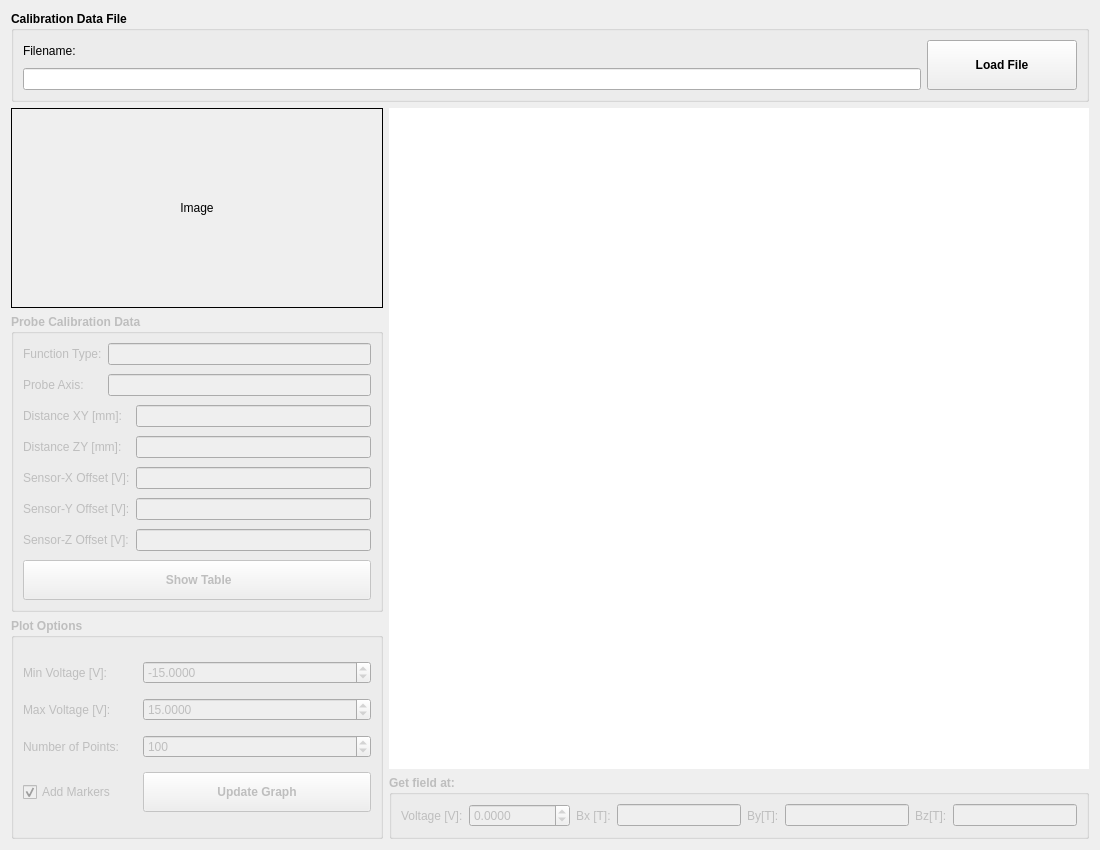
<?xml version="1.0" encoding="UTF-8"?>
<ui version="4.0">
 <class>calibration_wg</class>
 <widget class="QWidget" name="calibration_wg">
  <property name="geometry">
   <rect>
    <x>0</x>
    <y>0</y>
    <width>1100</width>
    <height>850</height>
   </rect>
  </property>
  <property name="windowTitle">
   <string>Probe Calibration</string>
  </property>
  <layout class="QGridLayout" name="gridLayout_3">
   <item row="0" column="0" colspan="2">
    <widget class="QGroupBox" name="groupBox">
     <property name="sizePolicy">
      <sizepolicy hsizetype="Expanding" vsizetype="Maximum">
       <horstretch>0</horstretch>
       <verstretch>0</verstretch>
      </sizepolicy>
     </property>
     <property name="font">
      <font>
       <weight>75</weight>
       <bold>true</bold>
      </font>
     </property>
     <property name="title">
      <string>Calibration Data File</string>
     </property>
     <layout class="QGridLayout" name="gridLayout_2">
      <item row="0" column="0">
       <widget class="QLabel" name="label">
        <property name="font">
         <font>
          <weight>50</weight>
          <bold>false</bold>
         </font>
        </property>
        <property name="text">
         <string>Filename:</string>
        </property>
       </widget>
      </item>
      <item row="0" column="1" rowspan="2">
       <widget class="QPushButton" name="loadfile_btn">
        <property name="minimumSize">
         <size>
          <width>150</width>
          <height>50</height>
         </size>
        </property>
        <property name="font">
         <font>
          <weight>75</weight>
          <bold>true</bold>
         </font>
        </property>
        <property name="text">
         <string>Load File</string>
        </property>
       </widget>
      </item>
      <item row="1" column="0">
       <widget class="QLineEdit" name="filename_le">
        <property name="minimumSize">
         <size>
          <width>500</width>
          <height>0</height>
         </size>
        </property>
        <property name="font">
         <font>
          <weight>50</weight>
          <bold>false</bold>
         </font>
        </property>
       </widget>
      </item>
     </layout>
    </widget>
   </item>
   <item row="1" column="0">
    <widget class="QLabel" name="label_5">
     <property name="minimumSize">
      <size>
       <width>250</width>
       <height>200</height>
      </size>
     </property>
     <property name="frameShape">
      <enum>QFrame::Box</enum>
     </property>
     <property name="text">
      <string>Image</string>
     </property>
     <property name="alignment">
      <set>Qt::AlignCenter</set>
     </property>
    </widget>
   </item>
   <item row="1" column="1" rowspan="3">
    <widget class="PlotWidget" name="viewdata_pw">
     <property name="minimumSize">
      <size>
       <width>700</width>
       <height>600</height>
      </size>
     </property>
     <property name="frameShape">
      <enum>QFrame::NoFrame</enum>
     </property>
     <property name="backgroundBrush">
      <brush brushstyle="SolidPattern">
       <color alpha="255">
        <red>255</red>
        <green>255</green>
        <blue>255</blue>
       </color>
      </brush>
     </property>
     <property name="foregroundBrush">
      <brush brushstyle="NoBrush">
       <color alpha="255">
        <red>0</red>
        <green>0</green>
        <blue>0</blue>
       </color>
      </brush>
     </property>
    </widget>
   </item>
   <item row="2" column="0">
    <widget class="QGroupBox" name="calibrationdata_gb">
     <property name="enabled">
      <bool>false</bool>
     </property>
     <property name="font">
      <font>
       <weight>75</weight>
       <bold>true</bold>
      </font>
     </property>
     <property name="title">
      <string>Probe Calibration Data</string>
     </property>
     <layout class="QGridLayout" name="gridLayout">
      <property name="horizontalSpacing">
       <number>6</number>
      </property>
      <property name="verticalSpacing">
       <number>9</number>
      </property>
      <item row="0" column="0">
       <widget class="QLabel" name="label_2">
        <property name="font">
         <font>
          <weight>50</weight>
          <bold>false</bold>
         </font>
        </property>
        <property name="text">
         <string>Function Type:</string>
        </property>
       </widget>
      </item>
      <item row="2" column="0" colspan="2">
       <widget class="QLabel" name="label_3">
        <property name="font">
         <font>
          <weight>50</weight>
          <bold>false</bold>
         </font>
        </property>
        <property name="text">
         <string>Distance XY [mm]:</string>
        </property>
        <property name="alignment">
         <set>Qt::AlignLeading|Qt::AlignLeft|Qt::AlignVCenter</set>
        </property>
       </widget>
      </item>
      <item row="1" column="1" colspan="2">
       <widget class="QLineEdit" name="probeaxis_le">
        <property name="font">
         <font>
          <weight>50</weight>
          <bold>false</bold>
         </font>
        </property>
        <property name="readOnly">
         <bool>true</bool>
        </property>
       </widget>
      </item>
      <item row="6" column="0" colspan="2">
       <widget class="QLabel" name="label_15">
        <property name="font">
         <font>
          <weight>50</weight>
          <bold>false</bold>
         </font>
        </property>
        <property name="text">
         <string>Sensor-Z Offset [V]:</string>
        </property>
       </widget>
      </item>
      <item row="5" column="0" colspan="2">
       <widget class="QLabel" name="label_14">
        <property name="font">
         <font>
          <weight>50</weight>
          <bold>false</bold>
         </font>
        </property>
        <property name="text">
         <string>Sensor-Y Offset [V]:</string>
        </property>
       </widget>
      </item>
      <item row="3" column="2">
       <widget class="QLineEdit" name="distancezy_le">
        <property name="font">
         <font>
          <weight>50</weight>
          <bold>false</bold>
         </font>
        </property>
        <property name="readOnly">
         <bool>true</bool>
        </property>
       </widget>
      </item>
      <item row="3" column="0" colspan="2">
       <widget class="QLabel" name="label_4">
        <property name="font">
         <font>
          <weight>50</weight>
          <bold>false</bold>
         </font>
        </property>
        <property name="text">
         <string>Distance ZY [mm]:</string>
        </property>
        <property name="alignment">
         <set>Qt::AlignLeading|Qt::AlignLeft|Qt::AlignVCenter</set>
        </property>
       </widget>
      </item>
      <item row="2" column="2">
       <widget class="QLineEdit" name="distancexy_le">
        <property name="font">
         <font>
          <weight>50</weight>
          <bold>false</bold>
         </font>
        </property>
        <property name="readOnly">
         <bool>true</bool>
        </property>
       </widget>
      </item>
      <item row="5" column="2">
       <widget class="QLineEdit" name="offsety_le">
        <property name="font">
         <font>
          <weight>50</weight>
          <bold>false</bold>
         </font>
        </property>
        <property name="readOnly">
         <bool>true</bool>
        </property>
       </widget>
      </item>
      <item row="0" column="1" colspan="2">
       <widget class="QLineEdit" name="functiontype_le">
        <property name="font">
         <font>
          <weight>50</weight>
          <bold>false</bold>
         </font>
        </property>
        <property name="readOnly">
         <bool>true</bool>
        </property>
       </widget>
      </item>
      <item row="4" column="0" colspan="2">
       <widget class="QLabel" name="label_13">
        <property name="font">
         <font>
          <weight>50</weight>
          <bold>false</bold>
         </font>
        </property>
        <property name="text">
         <string>Sensor-X Offset [V]:</string>
        </property>
       </widget>
      </item>
      <item row="7" column="0" colspan="3">
       <widget class="QPushButton" name="showtable_btn">
        <property name="enabled">
         <bool>false</bool>
        </property>
        <property name="minimumSize">
         <size>
          <width>0</width>
          <height>40</height>
         </size>
        </property>
        <property name="font">
         <font>
          <weight>75</weight>
          <bold>true</bold>
         </font>
        </property>
        <property name="text">
         <string> Show Table</string>
        </property>
        <property name="icon">
         <iconset>
          <normaloff>../../resources/img/table.png</normaloff>../../resources/img/table.png</iconset>
        </property>
        <property name="iconSize">
         <size>
          <width>16</width>
          <height>16</height>
         </size>
        </property>
       </widget>
      </item>
      <item row="6" column="2">
       <widget class="QLineEdit" name="offsetz_le">
        <property name="font">
         <font>
          <weight>50</weight>
          <bold>false</bold>
         </font>
        </property>
        <property name="readOnly">
         <bool>true</bool>
        </property>
       </widget>
      </item>
      <item row="4" column="2">
       <widget class="QLineEdit" name="offsetx_le">
        <property name="font">
         <font>
          <weight>50</weight>
          <bold>false</bold>
         </font>
        </property>
        <property name="readOnly">
         <bool>true</bool>
        </property>
       </widget>
      </item>
      <item row="1" column="0">
       <widget class="QLabel" name="label_11">
        <property name="font">
         <font>
          <weight>50</weight>
          <bold>false</bold>
         </font>
        </property>
        <property name="text">
         <string>Probe Axis:</string>
        </property>
       </widget>
      </item>
     </layout>
    </widget>
   </item>
   <item row="3" column="0" rowspan="2">
    <widget class="QGroupBox" name="plotoptions_gb">
     <property name="enabled">
      <bool>false</bool>
     </property>
     <property name="font">
      <font>
       <weight>75</weight>
       <bold>true</bold>
      </font>
     </property>
     <property name="title">
      <string>Plot Options</string>
     </property>
     <layout class="QGridLayout" name="gridLayout_4">
      <property name="horizontalSpacing">
       <number>6</number>
      </property>
      <property name="verticalSpacing">
       <number>0</number>
      </property>
      <property name="margin">
       <number>9</number>
      </property>
      <item row="0" column="0">
       <widget class="QLabel" name="label_7">
        <property name="font">
         <font>
          <weight>50</weight>
          <bold>false</bold>
         </font>
        </property>
        <property name="text">
         <string>Min Voltage [V]:</string>
        </property>
       </widget>
      </item>
      <item row="0" column="1" colspan="2">
       <widget class="QDoubleSpinBox" name="voltagemin_sb">
        <property name="font">
         <font>
          <weight>50</weight>
          <bold>false</bold>
         </font>
        </property>
        <property name="decimals">
         <number>4</number>
        </property>
        <property name="minimum">
         <double>-100000.000000000000000</double>
        </property>
        <property name="maximum">
         <double>100000.000000000000000</double>
        </property>
        <property name="value">
         <double>-15.000000000000000</double>
        </property>
       </widget>
      </item>
      <item row="1" column="0">
       <widget class="QLabel" name="label_6">
        <property name="font">
         <font>
          <weight>50</weight>
          <bold>false</bold>
         </font>
        </property>
        <property name="text">
         <string>Max Voltage [V]:</string>
        </property>
       </widget>
      </item>
      <item row="1" column="1" colspan="2">
       <widget class="QDoubleSpinBox" name="voltagemax_sb">
        <property name="font">
         <font>
          <weight>50</weight>
          <bold>false</bold>
         </font>
        </property>
        <property name="decimals">
         <number>4</number>
        </property>
        <property name="minimum">
         <double>-100000.000000000000000</double>
        </property>
        <property name="maximum">
         <double>100000.000000000000000</double>
        </property>
        <property name="value">
         <double>15.000000000000000</double>
        </property>
       </widget>
      </item>
      <item row="2" column="0">
       <widget class="QLabel" name="label_16">
        <property name="font">
         <font>
          <weight>50</weight>
          <bold>false</bold>
         </font>
        </property>
        <property name="text">
         <string>Number of Points:</string>
        </property>
       </widget>
      </item>
      <item row="2" column="1" colspan="2">
       <widget class="QSpinBox" name="voltagenpts_sb">
        <property name="font">
         <font>
          <weight>50</weight>
          <bold>false</bold>
         </font>
        </property>
        <property name="maximum">
         <number>10000</number>
        </property>
        <property name="value">
         <number>100</number>
        </property>
       </widget>
      </item>
      <item row="3" column="0">
       <widget class="QCheckBox" name="addmarkers_chb">
        <property name="font">
         <font>
          <weight>50</weight>
          <bold>false</bold>
         </font>
        </property>
        <property name="text">
         <string>Add Markers</string>
        </property>
        <property name="checked">
         <bool>true</bool>
        </property>
       </widget>
      </item>
      <item row="3" column="1" colspan="2">
       <widget class="QPushButton" name="updategraph_btn">
        <property name="enabled">
         <bool>false</bool>
        </property>
        <property name="sizePolicy">
         <sizepolicy hsizetype="Preferred" vsizetype="Fixed">
          <horstretch>0</horstretch>
          <verstretch>0</verstretch>
         </sizepolicy>
        </property>
        <property name="minimumSize">
         <size>
          <width>0</width>
          <height>40</height>
         </size>
        </property>
        <property name="font">
         <font>
          <weight>75</weight>
          <bold>true</bold>
         </font>
        </property>
        <property name="text">
         <string>Update Graph</string>
        </property>
       </widget>
      </item>
     </layout>
    </widget>
   </item>
   <item row="4" column="1">
    <widget class="QGroupBox" name="getfield_gb">
     <property name="enabled">
      <bool>false</bool>
     </property>
     <property name="sizePolicy">
      <sizepolicy hsizetype="Preferred" vsizetype="Maximum">
       <horstretch>0</horstretch>
       <verstretch>0</verstretch>
      </sizepolicy>
     </property>
     <property name="font">
      <font>
       <weight>75</weight>
       <bold>true</bold>
      </font>
     </property>
     <property name="title">
      <string>Get field at:</string>
     </property>
     <layout class="QHBoxLayout" name="horizontalLayout">
      <property name="spacing">
       <number>6</number>
      </property>
      <property name="margin">
       <number>9</number>
      </property>
      <item>
       <widget class="QLabel" name="label_8">
        <property name="font">
         <font>
          <weight>50</weight>
          <bold>false</bold>
         </font>
        </property>
        <property name="text">
         <string>Voltage [V]:</string>
        </property>
       </widget>
      </item>
      <item>
       <widget class="QDoubleSpinBox" name="voltage_sb">
        <property name="font">
         <font>
          <weight>50</weight>
          <bold>false</bold>
         </font>
        </property>
        <property name="decimals">
         <number>4</number>
        </property>
        <property name="minimum">
         <double>-100000.000000000000000</double>
        </property>
        <property name="maximum">
         <double>100000.000000000000000</double>
        </property>
        <property name="value">
         <double>0.000000000000000</double>
        </property>
       </widget>
      </item>
      <item>
       <widget class="QLabel" name="label_9">
        <property name="font">
         <font>
          <weight>50</weight>
          <bold>false</bold>
         </font>
        </property>
        <property name="text">
         <string>Bx [T]:</string>
        </property>
       </widget>
      </item>
      <item>
       <widget class="QLineEdit" name="fieldx_le">
        <property name="font">
         <font>
          <weight>50</weight>
          <bold>false</bold>
         </font>
        </property>
        <property name="readOnly">
         <bool>true</bool>
        </property>
       </widget>
      </item>
      <item>
       <widget class="QLabel" name="label_10">
        <property name="font">
         <font>
          <weight>50</weight>
          <bold>false</bold>
         </font>
        </property>
        <property name="text">
         <string>By[T]:</string>
        </property>
       </widget>
      </item>
      <item>
       <widget class="QLineEdit" name="fieldy_le">
        <property name="font">
         <font>
          <weight>50</weight>
          <bold>false</bold>
         </font>
        </property>
        <property name="readOnly">
         <bool>true</bool>
        </property>
       </widget>
      </item>
      <item>
       <widget class="QLabel" name="label_12">
        <property name="font">
         <font>
          <weight>50</weight>
          <bold>false</bold>
         </font>
        </property>
        <property name="text">
         <string>Bz[T]:</string>
        </property>
       </widget>
      </item>
      <item>
       <widget class="QLineEdit" name="fieldz_le">
        <property name="font">
         <font>
          <weight>50</weight>
          <bold>false</bold>
         </font>
        </property>
        <property name="readOnly">
         <bool>true</bool>
        </property>
       </widget>
      </item>
     </layout>
    </widget>
   </item>
  </layout>
 </widget>
 <customwidgets>
  <customwidget>
   <class>PlotWidget</class>
   <extends>QGraphicsView</extends>
   <header location="global">pyqtgraph</header>
  </customwidget>
 </customwidgets>
 <resources/>
 <connections/>
</ui>
